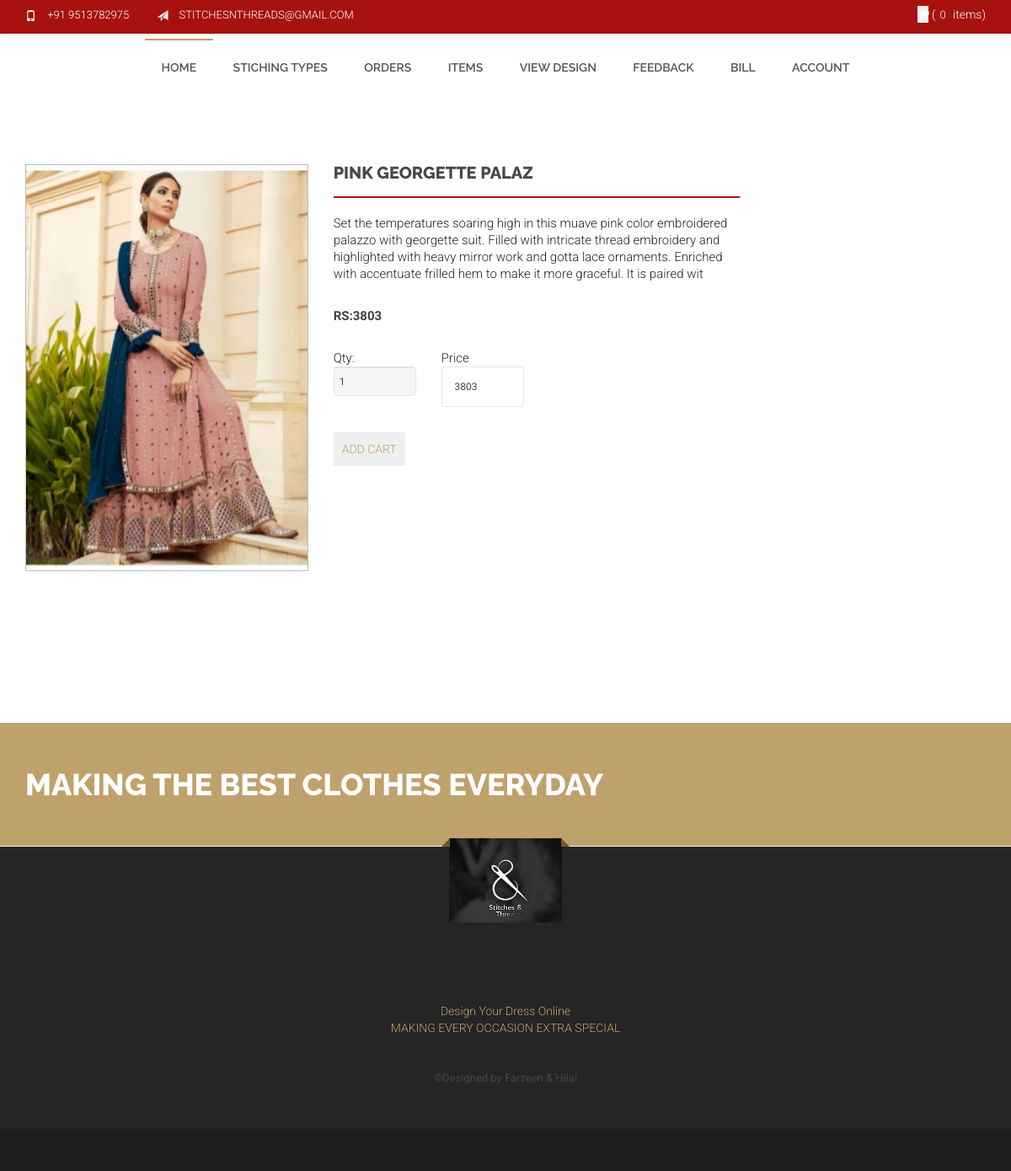
The app's page /itemdetailing.php?I_id=1 (signed in) with its own data.
### tables this page shows
CREATE TABLE `tbl_item` (
  `item_id` int(11) NOT NULL,
  `cid` int(11) NOT NULL,
  `item_name` varchar(20) NOT NULL,
  `item_image` varchar(250) NOT NULL,
  `item_description` longtext NOT NULL,
  `item_price` double NOT NULL,
  `item_qty` bigint(20) NOT NULL
);

### itemdetailing.php (the view, shortened to what this page needs)
<?php include('session_user.php');
include('connect.php');
$Iid=$_GET['I_id'];
$sql=mysqli_query($con,"SELECT t.*,c.* FROM `tbl_item` t inner join tbl_cate c on c.cid=t.cid WHERE item_id='$Iid'") or die(mysqli_error($con));
		$rows=mysqli_fetch_array($sql);?>
<!doctype html>
	<html class="no-js" lang="">
<head>
	<link rel="stylesheet" href="css/bootstrap.min.css">
	<link rel="stylesheet" href="css/font-awesome.min.css">
	<link rel="stylesheet" href="css/owl.carousel.css">
	<link rel="stylesheet" href="css/owl.theme.css">
	<link rel="stylesheet" href="css/prettyPhoto.css" type="text/css">
	<link rel="stylesheet" href="css/jcf.css">
	<link rel="stylesheet" href="css/icomoon.css">
	<link rel="stylesheet" type="text/css" href="css/flaticon.css">
	<link rel="stylesheet" href="css/transitions.css">
	<link rel="stylesheet" href="css/main.css">
	<link rel="stylesheet" href="css/responsive.css">
	<link rel="stylesheet" href="css/color.css">
</head>
<body>
	<div id="wrapper">
	<?php include('header_user.php');?>
		<div id="main" class="haslayout padding-section products-listing product-page">
			<div class="container">
				<div class="row">
					<div class="col-lg-9 col-md-9 col-sm-12">
						<div id="content" class="haslayout">
							<div class="product-detail haslayout">
								<div class="row">
									<div class="col-sm-5 col-xs-6 slider-product">
										<div class="product-slider">
											<div id="sync1">
												<div class="item">
													<a class="prettyPhoto" data-rel="prettyPhoto[product]" href="images/shop/larg-image/img1.jpg">
														<img src="admin/photos/<?php echo $rows['item_image'];?>" >
													</a>
												</div>
											</div>
										</div>
									</div>
									<div class="col-sm-7 col-xs-6 product-description">
										<div class="border-left">
											<h3><?php echo $rows['item_name'];?></h3>
										</div>
										<div class="description">
											<form action="add_cartval.php" method="post">
											<p><?php echo $rows['item_description'];?></p>
											<p><strong>RS:<?php echo $rows['item_price'];?></strong></p>
											<div class="row">
												<div class="col-md-3"><p>Qty:<input type="number" value="1" min="1"  pattern="[0-9]{1,3}" title="Numbers 1 digit to 3 digits" class="form-control"  oninput="funPrice(this.value);"  name="qty"></p> </div>
												<div class="col-md-3"><p>Price<input type="text"  class="form-control"  name="price" id="price" name="price" readonly="" value="<?php echo $rows['item_price'];?>">
												</p>
											</div>
										</div>
										</div>
										<div class="products-btns">
											 <a href="#" class="addtocart color-ff text-uppercase">
                                          <button type="submit" class="addtocart color-ff text-uppercas" name="cart" style="padding: 10px;">
                                          ADD CART
                                          </button>
                                    </form></a>
										</div>
									</div>
								</div>
							</div>
						</div>
					</div>
				</div>
			</div>
		</div>
		 <?php include('footer.php');?>
</body>
</html>

### css/main.css (style rules this page uses)
* { margin: 0px; padding: 0px; }
body { background: none; color: #23232d; font:300 14px/20px 'Roboto', Arial, Helvetica, sans-serif; }
body h1, body h2, body h3, body h4, body h5, body h6 { color: #414141; font-style: normal; font-family: 'Raleway', Arial, Helvetica, sans-serif; font-weight: 800; line-height: 1.5; margin: 0px 0px 8px 0px; text-transform:capitalize; }
h3 { font-size: 24px; }
p { letter-spacing: normal; line-height: 20px; margin-bottom: 10px; }
a { color: #bfa16b; text-decoration: none; }
img { height: auto; max-width: 100%; }
strong { color: #414141; }
button { border: none; }
textarea, input[type="text"], input[type="password"], input[type="datetime"], input[type="datetime-local"], input[type="date"], input[type="month"], input[type="time"], input[type="week"], input[type="number"], input[type="email"], input[type="url"], input[type="search"], input[type="tel"], input[type="color"], .uneditable-input { -moz-box-sizing: border-box; -webkit-box-sizing: border-box; border: 1px solid #e5e5e5; box-sizing: border-box; color: #414141; display: inline-block; font-size: 12px; font-weight: 400; height: 35px; line-height: 20px; outline: none; padding: 4px 6px; vertical-align: middle; background:#f5f5f5; }
form p { float: left; position: relative; width: 100%; }
.haslayout { width:100%; float:left; }
.border-left, .border-center { overflow:hidden; position:relative; padding:0 0 30px; margin:0 0 30px; }
.border-left { margin:0 0 20px; padding:0 0 20px; }
.border-left h2, .border-left h3 { text-transform:uppercase; line-height:24px; margin:0; font-size:24px; }
.border-left:after, .border-center:after { position:absolute; content:''; max-width:170px; width:100%; left:50%; margin:0 0 0 -85px; bottom:0; height:2px; }
.border-left:after { left:0; max-width:2000px; width:100%; margin:0 }
.description { overflow:hidden; padding:0 0 30px; }
.padding-section { padding:80px 0; }
textarea, .shop-form .jcf-select, .cart-total .jcf-select, input[type="password"].form-control, input[type="email"].form-control, input[type="text"].form-control { box-shadow:none; border-radius:4px; background:none; height:48px; padding:8px 15px; width:100%; }
#wrapper { overflow:hidden; }
#main { background:none; }
#main.product-page { padding-bottom:0; }
.product-detail h3 { font-size:20px; line-height:20px; color:#484848; }
#sync1 { margin:0 0 20px; border:1px solid; }
#sync1 .item a { display:block; }
#sync1 img { display:block; width:100%; height:auto; }
.product-description .description { width:100%; float:left; font-size:15px; line-height:26px; padding:0; }
.product-description .description p { margin:0 0 30px; }
.products-btns { width:100%; float:left; }

### css/color.css (style rules this page uses)
.them-pagination ul.pagination li.btn-prev a, .them-pagination ul.pagination li.btn-next a, .border-left:after { background:#a7120f; }
#sync2 .item img, #sync1 { border-color:#bdbdc0; }

### records on screen
tbl_item: item_image (picture), item_name "PINK GEORGETTE PALAZ", item_description "Set the temperatures soaring high in this muave pink color embroidered palazzo with georgette suit. Filled with intricate thread embroidery and highlighted with heavy mirror work and gotta lace ornaments. Enriched with accentuate frilled hem to make it more graceful. It is paired wit", item_price "3803", price "3803"

### other values on screen
$rest[0] "0"
